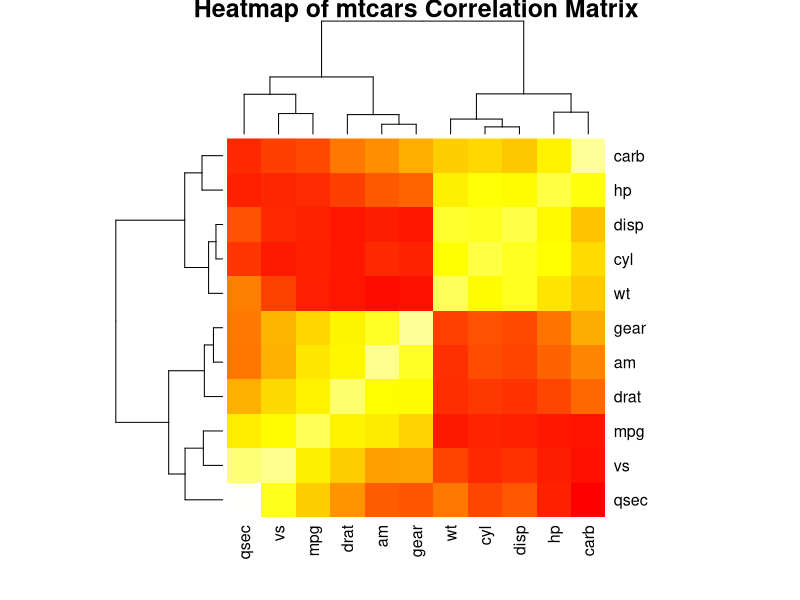
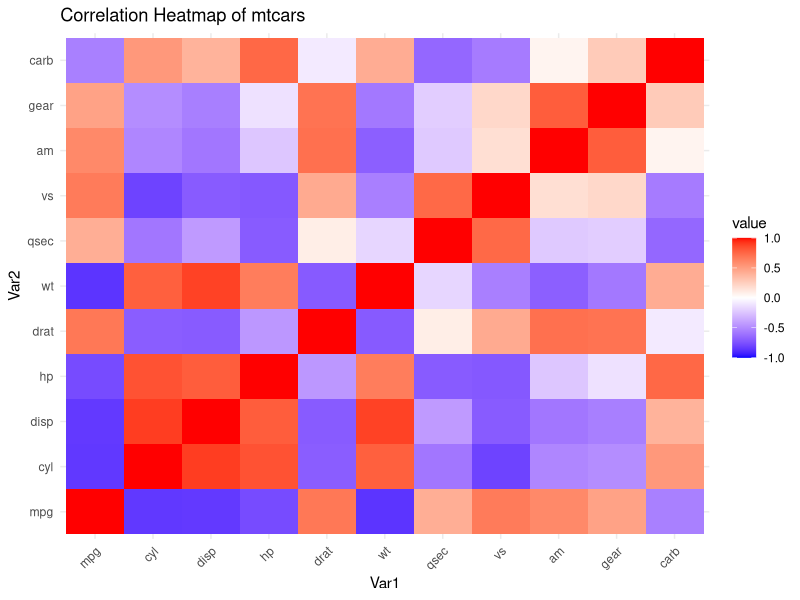

These figures' R source, in order:
data("mtcars")
head(mtcars)

cor_matrix <- cor(mtcars)
print(cor_matrix)
heatmap(cor_matrix,
        main = "Heatmap of mtcars Correlation Matrix",
        col = heat.colors(256),
        scale = "column")

install.packages("reshape2")

library(ggplot2)
library(reshape2)

# Convert matrix to long format
melted_corr <- melt(cor_matrix)

ggplot(melted_corr, aes(x = Var1, y = Var2, fill = value)) +
  geom_tile() +
  scale_fill_gradient2(low = "blue", high = "red", mid = "white",
                       midpoint = 0, limit = c(-1,1)) +
  theme_minimal() +
  ggtitle("Correlation Heatmap of mtcars") +
  theme(axis.text.x = element_text(angle = 45, hjust = 1))
